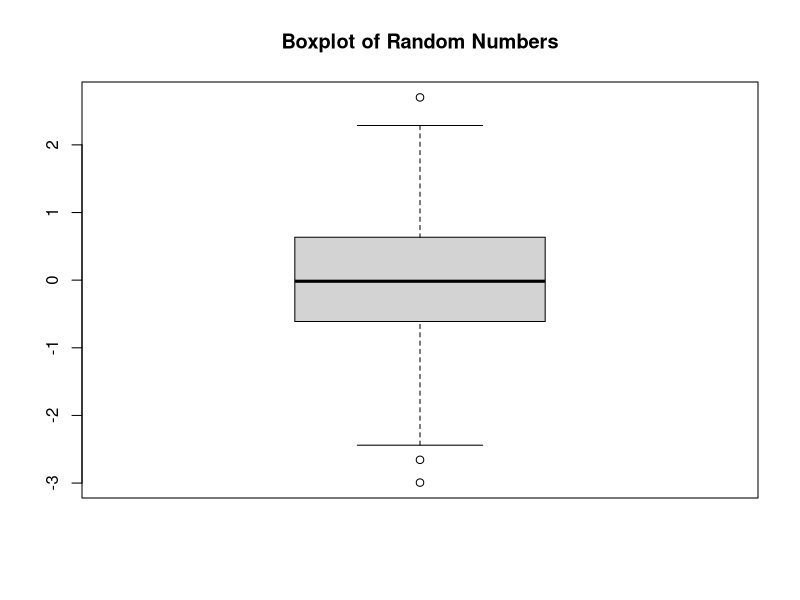

This chart was generated by the following R code:
# Set a seed for reproducibility
set.seed(42)

# (1) Generate 200 normally distributed random numbers
random_numbers <- rnorm(200)

# (2) Show the summary of the numbers using min, Q1, Median, Mean, Q3, and Max
summary_stats <- summary(random_numbers)
print(summary_stats)

# (3) Draw the boxplot of this data
boxplot(random_numbers, main = "Boxplot of Random Numbers")

# (4) Report the values of data points which lie beyond the extremes of the whiskers
# Calculate the interquartile range (IQR)
Q1 <- quantile(random_numbers, 0.25)
Q3 <- quantile(random_numbers, 0.75)
IQR <- Q3 - Q1

# Calculate the lower and upper bounds of the whiskers
lower_whisker <- Q1 - 1.5 * IQR
upper_whisker <- Q3 + 1.5 * IQR

# Identify the outliers
outliers <- random_numbers[random_numbers < lower_whisker | random_numbers > upper_whisker]

# Report the values of outliers
print("Outliers:")
print(outliers)


